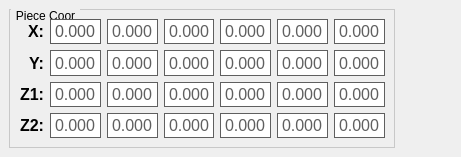
  <widget class="QWidget" name="COOR_FRAME" native="true">
   <property name="geometry">
    <rect>
     <x>9</x>
     <y>368</y>
     <width>461</width>
     <height>157</height>
    </rect>
   </property>
   <widget class="QGroupBox" name="groupBox_3">
    <property name="geometry">
     <rect>
      <x>9</x>
      <y>9</y>
      <width>386</width>
      <height>139</height>
     </rect>
    </property>
    <property name="styleSheet">
     <string notr="true">QGroupBox {
	border-width:1px;
	border-style:solid;
	border-color: rgb(200, 200, 200);
	margin-top:3ex
}

QGroupBox::title {
	subcontrol-origin: margin;
	subcontrol-position:top left;
	left:2px;
	margin-left: 0px;
	padding:0 3px;
}</string>
    </property>
    <property name="title">
     <string>Piece Coor</string>
    </property>
    <layout class="QGridLayout" name="gridLayout_3">
     <property name="leftMargin">
      <number>2</number>
     </property>
     <item row="0" column="0">
      <widget class="QLabel" name="label_12">
       <property name="maximumSize">
        <size>
         <width>32</width>
         <height>16777215</height>
        </size>
       </property>
       <property name="font">
        <font>
         <pointsize>12</pointsize>
         <weight>75</weight>
         <bold>true</bold>
        </font>
       </property>
       <property name="text">
        <string>X:</string>
       </property>
       <property name="alignment">
        <set>Qt::AlignRight|Qt::AlignTrailing|Qt::AlignVCenter</set>
       </property>
      </widget>
     </item>
     <item row="0" column="1">
      <widget class="QLabel" name="piece_coor_x54">
       <property name="maximumSize">
        <size>
         <width>16777215</width>
         <height>30</height>
        </size>
       </property>
       <property name="font">
        <font>
         <pointsize>12</pointsize>
        </font>
       </property>
       <property name="styleSheet">
        <string notr="true">background-color: rgb(255, 255, 255);
color: rgb(90, 90, 90);
</string>
       </property>
       <property name="frameShape">
        <enum>QFrame::Box</enum>
       </property>
       <property name="text">
        <string>0.000</string>
       </property>
       <property name="alignment">
        <set>Qt::AlignLeading|Qt::AlignLeft|Qt::AlignVCenter</set>
       </property>
       <property name="wordWrap">
        <bool>false</bool>
       </property>
       <property name="margin">
        <number>0</number>
       </property>
       <property name="indent">
        <number>-1</number>
       </property>
       <property name="openExternalLinks">
        <bool>false</bool>
       </property>
      </widget>
     </item>
     <item row="0" column="2">
      <widget class="QLabel" name="piece_coor_x55">
       <property name="maximumSize">
        <size>
         <width>16777215</width>
         <height>30</height>
        </size>
       </property>
       <property name="font">
        <font>
         <pointsize>12</pointsize>
        </font>
       </property>
       <property name="styleSheet">
        <string notr="true">background-color: rgb(255, 255, 255);
color: rgb(95, 95, 95);</string>
       </property>
       <property name="frameShape">
        <enum>QFrame::Box</enum>
       </property>
       <property name="text">
        <string>0.000</string>
       </property>
       <property name="alignment">
        <set>Qt::AlignLeading|Qt::AlignLeft|Qt::AlignVCenter</set>
       </property>
       <property name="wordWrap">
        <bool>false</bool>
       </property>
       <property name="margin">
        <number>0</number>
       </property>
       <property name="indent">
        <number>-1</number>
       </property>
       <property name="openExternalLinks">
        <bool>false</bool>
       </property>
      </widget>
     </item>
     <item row="0" column="3">
      <widget class="QLabel" name="piece_coor_x56">
       <property name="maximumSize">
        <size>
         <width>16777215</width>
         <height>30</height>
        </size>
       </property>
       <property name="font">
        <font>
         <pointsize>12</pointsize>
        </font>
       </property>
       <property name="styleSheet">
        <string notr="true">background-color: rgb(255, 255, 255);
color: rgb(95, 95, 95);</string>
       </property>
       <property name="frameShape">
        <enum>QFrame::Box</enum>
       </property>
       <property name="text">
        <string>0.000</string>
       </property>
       <property name="alignment">
        <set>Qt::AlignLeading|Qt::AlignLeft|Qt::AlignVCenter</set>
       </property>
       <property name="wordWrap">
        <bool>false</bool>
       </property>
       <property name="margin">
        <number>0</number>
       </property>
       <property name="indent">
        <number>-1</number>
       </property>
       <property name="openExternalLinks">
        <bool>false</bool>
       </property>
      </widget>
     </item>
     <item row="0" column="4">
      <widget class="QLabel" name="piece_coor_x57">
       <property name="maximumSize">
        <size>
         <width>16777215</width>
         <height>30</height>
        </size>
       </property>
       <property name="font">
        <font>
         <pointsize>12</pointsize>
        </font>
       </property>
       <property name="styleSheet">
        <string notr="true">background-color: rgb(255, 255, 255);
color: rgb(95, 95, 95);</string>
       </property>
       <property name="frameShape">
        <enum>QFrame::Box</enum>
       </property>
       <property name="text">
        <string>0.000</string>
       </property>
       <property name="alignment">
        <set>Qt::AlignLeading|Qt::AlignLeft|Qt::AlignVCenter</set>
       </property>
       <property name="wordWrap">
        <bool>false</bool>
       </property>
       <property name="margin">
        <number>0</number>
       </property>
       <property name="indent">
        <number>-1</number>
       </property>
       <property name="openExternalLinks">
        <bool>false</bool>
       </property>
      </widget>
     </item>
     <item row="0" column="5">
      <widget class="QLabel" name="piece_coor_x58">
       <property name="maximumSize">
        <size>
         <width>16777215</width>
         <height>30</height>
        </size>
       </property>
       <property name="font">
        <font>
         <pointsize>12</pointsize>
        </font>
       </property>
       <property name="styleSheet">
        <string notr="true">background-color: rgb(255, 255, 255);
color: rgb(95, 95, 95);</string>
       </property>
       <property name="frameShape">
        <enum>QFrame::Box</enum>
       </property>
       <property name="text">
        <string>0.000</string>
       </property>
       <property name="alignment">
        <set>Qt::AlignLeading|Qt::AlignLeft|Qt::AlignVCenter</set>
       </property>
       <property name="wordWrap">
        <bool>false</bool>
       </property>
       <property name="margin">
        <number>0</number>
       </property>
       <property name="indent">
        <number>-1</number>
       </property>
       <property name="openExternalLinks">
        <bool>false</bool>
       </property>
      </widget>
     </item>
     <item row="0" column="6">
      <widget class="QLabel" name="piece_coor_x59">
       <property name="maximumSize">
        <size>
         <width>16777215</width>
         <height>30</height>
        </size>
       </property>
       <property name="font">
        <font>
         <pointsize>12</pointsize>
        </font>
       </property>
       <property name="styleSheet">
        <string notr="true">background-color: rgb(255, 255, 255);
color: rgb(95, 95, 95);</string>
       </property>
       <property name="frameShape">
        <enum>QFrame::Box</enum>
       </property>
       <property name="text">
        <string>0.000</string>
       </property>
       <property name="alignment">
        <set>Qt::AlignLeading|Qt::AlignLeft|Qt::AlignVCenter</set>
       </property>
       <property name="wordWrap">
        <bool>false</bool>
       </property>
       <property name="margin">
        <number>0</number>
       </property>
       <property name="indent">
        <number>-1</number>
       </property>
       <property name="openExternalLinks">
        <bool>false</bool>
       </property>
      </widget>
     </item>
     <item row="1" column="0">
      <widget class="QLabel" name="label_11">
       <property name="maximumSize">
        <size>
         <width>40</width>
         <height>16777215</height>
        </size>
       </property>
       <property name="font">
        <font>
         <pointsize>12</pointsize>
         <weight>75</weight>
         <bold>true</bold>
        </font>
       </property>
       <property name="text">
        <string>Y:</string>
       </property>
       <property name="alignment">
        <set>Qt::AlignRight|Qt::AlignTrailing|Qt::AlignVCenter</set>
       </property>
      </widget>
     </item>
     <item row="1" column="1">
      <widget class="QLabel" name="piece_coor_y54">
       <property name="maximumSize">
        <size>
         <width>16777215</width>
         <height>30</height>
        </size>
       </property>
       <property name="font">
        <font>
         <pointsize>12</pointsize>
        </font>
       </property>
       <property name="styleSheet">
        <string notr="true">background-color: rgb(255, 255, 255);
color: rgb(95, 95, 95);</string>
       </property>
       <property name="frameShape">
        <enum>QFrame::Box</enum>
       </property>
       <property name="text">
        <string>0.000</string>
       </property>
       <property name="alignment">
        <set>Qt::AlignLeading|Qt::AlignLeft|Qt::AlignVCenter</set>
       </property>
      </widget>
     </item>
     <item row="1" column="2">
      <widget class="QLabel" name="piece_coor_y55">
       <property name="maximumSize">
        <size>
         <width>16777215</width>
         <height>30</height>
        </size>
       </property>
       <property name="font">
        <font>
         <pointsize>12</pointsize>
        </font>
       </property>
       <property name="styleSheet">
        <string notr="true">background-color: rgb(255, 255, 255);
color: rgb(95, 95, 95);</string>
       </property>
       <property name="frameShape">
        <enum>QFrame::Box</enum>
       </property>
       <property name="text">
        <string>0.000</string>
       </property>
       <property name="alignment">
        <set>Qt::AlignLeading|Qt::AlignLeft|Qt::AlignVCenter</set>
       </property>
      </widget>
     </item>
     <item row="1" column="3">
      <widget class="QLabel" name="piece_coor_y56">
       <property name="maximumSize">
        <size>
         <width>16777215</width>
         <height>30</height>
        </size>
       </property>
       <property name="font">
        <font>
         <pointsize>12</pointsize>
        </font>
       </property>
       <property name="styleSheet">
        <string notr="true">background-color: rgb(255, 255, 255);
color: rgb(95, 95, 95);</string>
       </property>
       <property name="frameShape">
        <enum>QFrame::Box</enum>
       </property>
       <property name="text">
        <string>0.000</string>
       </property>
       <property name="alignment">
        <set>Qt::AlignLeading|Qt::AlignLeft|Qt::AlignVCenter</set>
       </property>
      </widget>
     </item>
     <item row="1" column="4">
      <widget class="QLabel" name="piece_coor_y57">
       <property name="maximumSize">
        <size>
         <width>16777215</width>
         <height>30</height>
        </size>
       </property>
       <property name="font">
        <font>
         <pointsize>12</pointsize>
        </font>
       </property>
       <property name="styleSheet">
        <string notr="true">background-color: rgb(255, 255, 255);
color: rgb(95, 95, 95);</string>
       </property>
       <property name="frameShape">
        <enum>QFrame::Box</enum>
       </property>
       <property name="text">
        <string>0.000</string>
       </property>
       <property name="alignment">
        <set>Qt::AlignLeading|Qt::AlignLeft|Qt::AlignVCenter</set>
       </property>
      </widget>
     </item>
     <item row="1" column="5">
      <widget class="QLabel" name="piece_coor_y58">
       <property name="maximumSize">
        <size>
         <width>16777215</width>
         <height>30</height>
        </size>
       </property>
       <property name="font">
        <font>
         <pointsize>12</pointsize>
        </font>
       </property>
       <property name="styleSheet">
        <string notr="true">background-color: rgb(255, 255, 255);
color: rgb(95, 95, 95);</string>
       </property>
       <property name="frameShape">
        <enum>QFrame::Box</enum>
       </property>
       <property name="text">
        <string>0.000</string>
       </property>
       <property name="alignment">
        <set>Qt::AlignLeading|Qt::AlignLeft|Qt::AlignVCenter</set>
       </property>
      </widget>
     </item>
     <item row="1" column="6">
      <widget class="QLabel" name="piece_coor_y59">
       <property name="maximumSize">
        <size>
         <width>16777215</width>
         <height>30</height>
        </size>
       </property>
       <property name="font">
        <font>
         <pointsize>12</pointsize>
        </font>
       </property>
       <property name="styleSheet">
        <string notr="true">background-color: rgb(255, 255, 255);
color: rgb(95, 95, 95);</string>
       </property>
       <property name="frameShape">
        <enum>QFrame::Box</enum>
       </property>
       <property name="text">
        <string>0.000</string>
       </property>
       <property name="alignment">
        <set>Qt::AlignLeading|Qt::AlignLeft|Qt::AlignVCenter</set>
       </property>
      </widget>
     </item>
     <item row="2" column="0">
      <widget class="QLabel" name="label_c_z1">
       <property name="maximumSize">
        <size>
         <width>40</width>
         <height>16777215</height>
        </size>
       </property>
       <property name="font">
        <font>
         <pointsize>12</pointsize>
         <weight>75</weight>
         <bold>true</bold>
        </font>
       </property>
       <property name="text">
        <string>Z1:</string>
       </property>
       <property name="alignment">
        <set>Qt::AlignRight|Qt::AlignTrailing|Qt::AlignVCenter</set>
       </property>
      </widget>
     </item>
     <item row="2" column="1">
      <widget class="QLabel" name="piece_coor_z154">
       <property name="maximumSize">
        <size>
         <width>16777215</width>
         <height>30</height>
        </size>
       </property>
       <property name="font">
        <font>
         <pointsize>12</pointsize>
        </font>
       </property>
       <property name="styleSheet">
        <string notr="true">background-color: rgb(255, 255, 255);
color: rgb(95, 95, 95);</string>
       </property>
       <property name="frameShape">
        <enum>QFrame::Box</enum>
       </property>
       <property name="text">
        <string>0.000</string>
       </property>
       <property name="alignment">
        <set>Qt::AlignLeading|Qt::AlignLeft|Qt::AlignVCenter</set>
       </property>
      </widget>
     </item>
     <item row="2" column="2">
      <widget class="QLabel" name="piece_coor_z155">
       <property name="maximumSize">
        <size>
         <width>16777215</width>
         <height>30</height>
        </size>
       </property>
       <property name="font">
        <font>
         <pointsize>12</pointsize>
        </font>
       </property>
       <property name="styleSheet">
        <string notr="true">background-color: rgb(255, 255, 255);
color: rgb(95, 95, 95);</string>
       </property>
       <property name="frameShape">
        <enum>QFrame::Box</enum>
       </property>
       <property name="text">
        <string>0.000</string>
       </property>
       <property name="alignment">
        <set>Qt::AlignLeading|Qt::AlignLeft|Qt::AlignVCenter</set>
       </property>
      </widget>
     </item>
     <item row="2" column="3">
      <widget class="QLabel" name="piece_coor_z156">
       <property name="maximumSize">
        <size>
         <width>16777215</width>
         <height>30</height>
        </size>
       </property>
       <property name="font">
        <font>
         <pointsize>12</pointsize>
        </font>
       </property>
       <property name="styleSheet">
        <string notr="true">background-color: rgb(255, 255, 255);
color: rgb(95, 95, 95);</string>
       </property>
       <property name="frameShape">
        <enum>QFrame::Box</enum>
       </property>
       <property name="text">
        <string>0.000</string>
       </property>
       <property name="alignment">
        <set>Qt::AlignLeading|Qt::AlignLeft|Qt::AlignVCenter</set>
       </property>
      </widget>
     </item>
     <item row="2" column="4">
      <widget class="QLabel" name="piece_coor_z157">
       <property name="maximumSize">
        <size>
         <width>16777215</width>
         <height>30</height>
        </size>
       </property>
       <property name="font">
        <font>
         <pointsize>12</pointsize>
        </font>
       </property>
       <property name="styleSheet">
        <string notr="true">background-color: rgb(255, 255, 255);
color: rgb(95, 95, 95);</string>
       </property>
       <property name="frameShape">
        <enum>QFrame::Box</enum>
       </property>
       <property name="text">
        <string>0.000</string>
       </property>
       <property name="alignment">
        <set>Qt::AlignLeading|Qt::AlignLeft|Qt::AlignVCenter</set>
       </property>
      </widget>
     </item>
     <item row="2" column="5">
      <widget class="QLabel" name="piece_coor_z158">
       <property name="maximumSize">
        <size>
         <width>16777215</width>
         <height>30</height>
        </size>
       </property>
       <property name="font">
        <font>
         <pointsize>12</pointsize>
        </font>
       </property>
       <property name="styleSheet">
        <string notr="true">background-color: rgb(255, 255, 255);
color: rgb(95, 95, 95);</string>
       </property>
       <property name="frameShape">
        <enum>QFrame::Box</enum>
       </property>
       <property name="text">
        <string>0.000</string>
       </property>
       <property name="alignment">
        <set>Qt::AlignLeading|Qt::AlignLeft|Qt::AlignVCenter</set>
       </property>
      </widget>
     </item>
     <item row="2" column="6">
      <widget class="QLabel" name="piece_coor_z159">
       <property name="maximumSize">
        <size>
         <width>16777215</width>
         <height>30</height>
        </size>
       </property>
       <property name="font">
        <font>
         <pointsize>12</pointsize>
        </font>
       </property>
       <property name="styleSheet">
        <string notr="true">background-color: rgb(255, 255, 255);
color: rgb(95, 95, 95);</string>
       </property>
       <property name="frameShape">
        <enum>QFrame::Box</enum>
       </property>
       <property name="text">
        <string>0.000</string>
       </property>
       <property name="alignment">
        <set>Qt::AlignLeading|Qt::AlignLeft|Qt::AlignVCenter</set>
       </property>
      </widget>
     </item>
     <item row="3" column="0">
      <widget class="QLabel" name="label_c_z2">
       <property name="maximumSize">
        <size>
         <width>40</width>
         <height>16777215</height>
        </size>
       </property>
       <property name="font">
        <font>
         <pointsize>12</pointsize>
         <weight>75</weight>
         <bold>true</bold>
        </font>
       </property>
       <property name="text">
        <string>Z2:</string>
       </property>
       <property name="alignment">
        <set>Qt::AlignRight|Qt::AlignTrailing|Qt::AlignVCenter</set>
       </property>
      </widget>
     </item>
     <item row="3" column="1">
      <widget class="QLabel" name="piece_coor_z254">
       <property name="maximumSize">
        <size>
         <width>16777215</width>
         <height>30</height>
        </size>
       </property>
       <property name="font">
        <font>
         <pointsize>12</pointsize>
        </font>
       </property>
       <property name="styleSheet">
        <string notr="true">background-color: rgb(255, 255, 255);
color: rgb(95, 95, 95);</string>
       </property>
       <property name="frameShape">
        <enum>QFrame::Box</enum>
       </property>
       <property name="text">
        <string>0.000</string>
       </property>
       <property name="alignment">
        <set>Qt::AlignLeading|Qt::AlignLeft|Qt::AlignVCenter</set>
       </property>
      </widget>
     </item>
     <item row="3" column="2">
      <widget class="QLabel" name="piece_coor_z255">
       <property name="maximumSize">
        <size>
         <width>16777215</width>
         <height>30</height>
        </size>
       </property>
       <property name="font">
        <font>
         <pointsize>12</pointsize>
        </font>
       </property>
       <property name="styleSheet">
        <string notr="true">background-color: rgb(255, 255, 255);
color: rgb(95, 95, 95);</string>
       </property>
       <property name="frameShape">
        <enum>QFrame::Box</enum>
       </property>
       <property name="text">
        <string>0.000</string>
       </property>
       <property name="alignment">
        <set>Qt::AlignLeading|Qt::AlignLeft|Qt::AlignVCenter</set>
       </property>
      </widget>
     </item>
     <item row="3" column="3">
      <widget class="QLabel" name="piece_coor_z256">
       <property name="maximumSize">
        <size>
         <width>16777215</width>
         <height>30</height>
        </size>
       </property>
       <property name="font">
        <font>
         <pointsize>12</pointsize>
        </font>
       </property>
       <property name="styleSheet">
        <string notr="true">background-color: rgb(255, 255, 255);
color: rgb(95, 95, 95);</string>
       </property>
       <property name="frameShape">
        <enum>QFrame::Box</enum>
       </property>
       <property name="text">
        <string>0.000</string>
       </property>
       <property name="alignment">
        <set>Qt::AlignLeading|Qt::AlignLeft|Qt::AlignVCenter</set>
       </property>
      </widget>
     </item>
     <item row="3" column="4">
      <widget class="QLabel" name="piece_coor_z257">
       <property name="maximumSize">
        <size>
         <width>16777215</width>
         <height>30</height>
        </size>
       </property>
       <property name="font">
        <font>
         <pointsize>12</pointsize>
        </font>
       </property>
       <property name="styleSheet">
        <string notr="true">background-color: rgb(255, 255, 255);
color: rgb(95, 95, 95);</string>
       </property>
       <property name="frameShape">
        <enum>QFrame::Box</enum>
       </property>
       <property name="text">
        <string>0.000</string>
       </property>
       <property name="alignment">
        <set>Qt::AlignLeading|Qt::AlignLeft|Qt::AlignVCenter</set>
       </property>
      </widget>
     </item>
     <item row="3" column="5">
      <widget class="QLabel" name="piece_coor_z258">
       <property name="maximumSize">
        <size>
         <width>16777215</width>
         <height>30</height>
        </size>
       </property>
       <property name="font">
        <font>
         <pointsize>12</pointsize>
        </font>
       </property>
       <property name="styleSheet">
        <string notr="true">background-color: rgb(255, 255, 255);
color: rgb(95, 95, 95);</string>
       </property>
       <property name="frameShape">
        <enum>QFrame::Box</enum>
       </property>
       <property name="text">
        <string>0.000</string>
       </property>
       <property name="alignment">
        <set>Qt::AlignLeading|Qt::AlignLeft|Qt::AlignVCenter</set>
       </property>
      </widget>
     </item>
     <item row="3" column="6">
      <widget class="QLabel" name="piece_coor_z259">
       <property name="maximumSize">
        <size>
         <width>16777215</width>
         <height>30</height>
        </size>
       </property>
       <property name="font">
        <font>
         <pointsize>12</pointsize>
        </font>
       </property>
       <property name="styleSheet">
        <string notr="true">background-color: rgb(255, 255, 255);
color: rgb(95, 95, 95);</string>
       </property>
       <property name="frameShape">
        <enum>QFrame::Box</enum>
       </property>
       <property name="text">
        <string>0.000</string>
       </property>
       <property name="alignment">
        <set>Qt::AlignLeading|Qt::AlignLeft|Qt::AlignVCenter</set>
       </property>
      </widget>
     </item>
    </layout>
   </widget>
  </widget>
